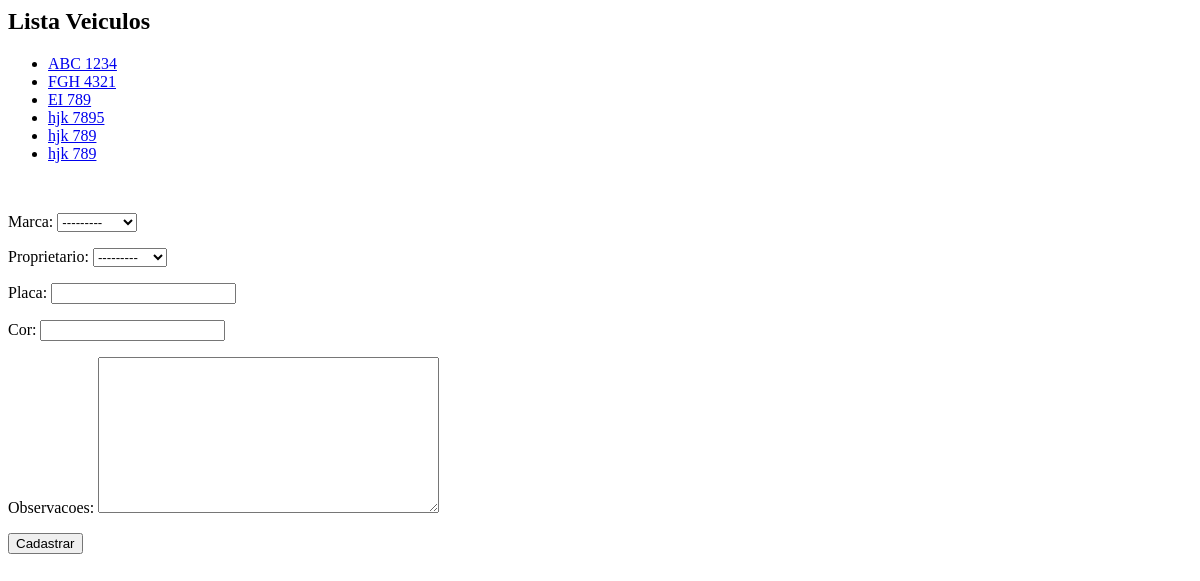
Before: /core/veiculos/ with the older database file.
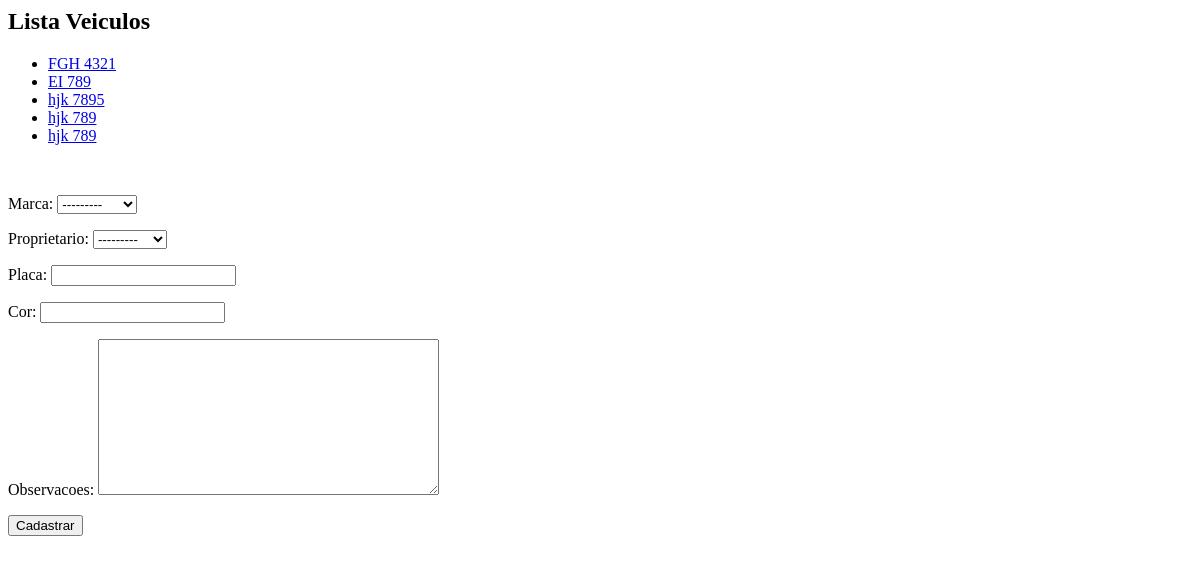
After: the same page with the newer database file.
### core/models.py (models this page shows, shortened)
class Veiculo(models.Model):
    marca = models.ForeignKey(Marca, on_delete=models.CASCADE)
    proprietario = models.ForeignKey(Pessoa, on_delete=models.CASCADE)
    placa = models.CharField(max_length=20)
    cor = models.CharField(max_length=15)
    observacoes = models.TextField(max_length=200)

### core/views.py (the view)
# urls.py: path("veiculos/", lista_veiculos ,name='core_lista_veiculos'),
def lista_veiculos(request):
    veiculos = Veiculo.objects.all()
    form = VeiculoForm()
    return render(request, 'core/lista_veiculos.html', {'veiculos': veiculos, 'form': form})

### core/forms.py
class VeiculoForm(ModelForm):
    class Meta:
        model = Veiculo
        fields = '__all__'

### core/models.py (called while the page is built)
    def __str__(self):
        return self.nome

    def __str__(self):
        return self.nome

### core/templates/core/lista_veiculos.html (shortened to what this page needs)
<h2> Lista Veiculos</h2>
<ul>
{% for veiculo in veiculos %}
    <li>
       <a href="{% url 'core_veiculo_update' veiculo.id %}">{{veiculo.placa}}</a>
    </li>
{% endfor %}
</ul>
<form action="{% url 'core_veiculo_novo' %}" method="POST">
    {{form.as_p}}
    <button type="submit">Cadastrar</button>
</form>

Changed rows visible on the page:
removed Veiculo: placa "ABC 1234"
